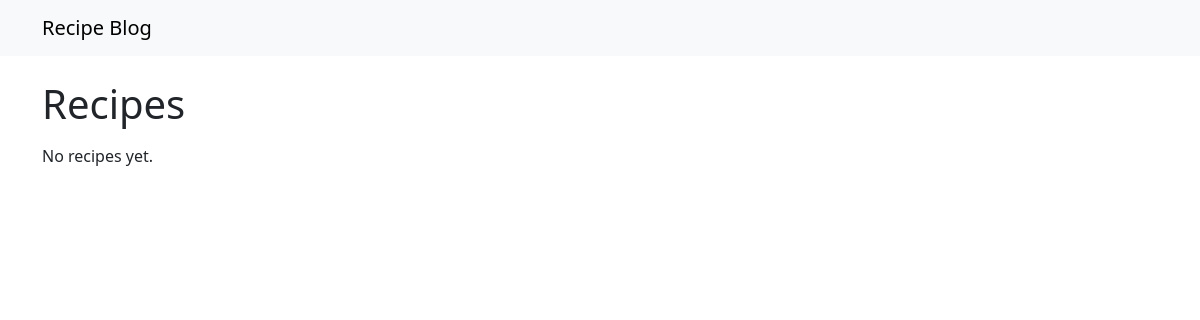
Before: / with the older database file.
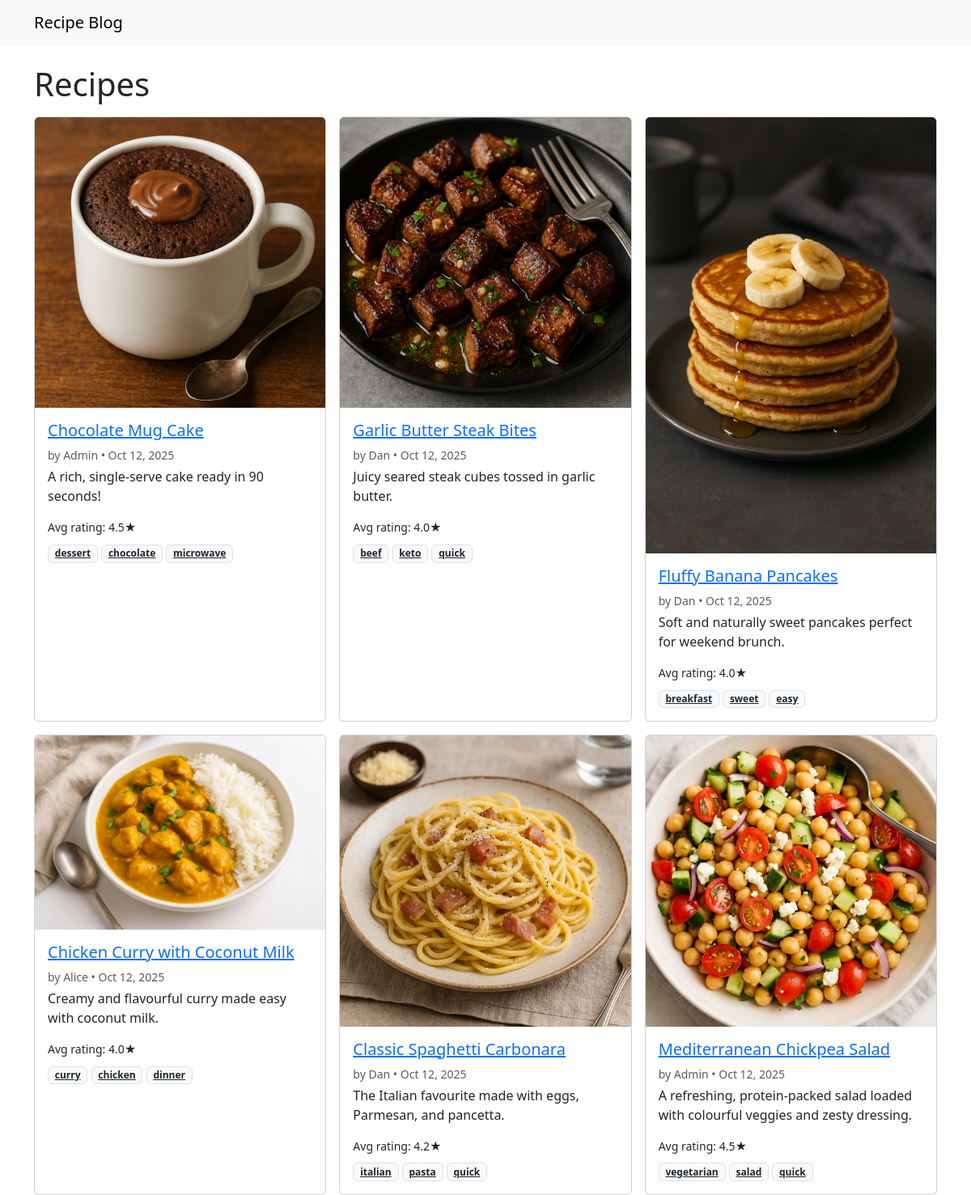
After: the same page with the newer database file.
### recipes/models.py (models this page shows, shortened)
class Recipe(models.Model):
    author = models.ForeignKey(User, on_delete=models.CASCADE, related_name="recipes")
    title = models.CharField(max_length=200)
    slug = models.SlugField(max_length=220, unique=True)
    excerpt = models.TextField(max_length=300, blank=True)
    description = models.TextField()
    ingredients = models.TextField(help_text="One per line")
    steps = models.TextField(help_text="One step per line")
    tags = models.CharField(max_length=250, blank=True, help_text="Comma-separated tags")
    prep_minutes = models.PositiveIntegerField(default=0)
    cook_minutes = models.PositiveIntegerField(default=0)
    servings = models.PositiveIntegerField(default=1)
    image = models.ImageField(upload_to="recipes/", blank=True, null=True)
    status = models.CharField(max_length=10, choices=STATUS_CHOICES, default="draft")
    created_at = models.DateTimeField(auto_now_add=True)
    updated_at = models.DateTimeField(auto_now=True)
    class Meta:
        ordering = ["-created_at"]
    def tag_list(self) -> list[str]:
        return [t.strip() for t in self.tags.split(",") if t.strip()]
    @property
    def average_rating(self) -> float:
        agg = self.ratings.aggregate(models.Avg("stars"))
        return round(agg["stars__avg"] or 0, 1)

### recipes/views.py (the view, shortened to what this page needs)
# urls.py: path("", views.RecipeListView.as_view(), name="recipe_list"),
class RecipeListView(ListView):
    model = Recipe
    template_name = "recipes/recipe_list.html"
    context_object_name = "recipes"
    paginate_by = 9
    def get_queryset(self):
        qs = Recipe.objects.filter(status="published")
        q = self.request.GET.get("q")
        tag = self.request.GET.get("tag")
        if tag:
            qs = qs.filter(tags__icontains=tag)
        return qs

### recipes/templates/recipes/recipe_list.html (shortened to what this page needs)
{% extends "base.html" %}
{% block content %}
<h1 class="mb-3">Recipes</h1>
<div class="row g-3">
  {% for r in recipes %}
  <div class="col-md-4">
    <div class="card h-100">
      {% if r.image %}<img src="{{ r.image.url }}" class="card-img-top" alt="{{ r.title }}">{% endif %}
      <div class="card-body">
        <h5 class="card-title"><a href="{% url 'recipe_detail' r.slug %}">{{ r.title }}</a></h5>
        <p class="text-muted small mb-1">by {{ r.author.username }} • {{ r.created_at|date:"M d, Y" }}</p>
        {% if r.excerpt %}<p class="card-text">{{ r.excerpt }}</p>{% endif %}
        {% if r.average_rating %}<div class="small">Avg rating: {{ r.average_rating }}★</div>{% endif %}
        <div class="mt-2">
          {% for t in r.tag_list %}
            <a class="badge bg-light text-dark border" href="?tag={{ t|urlencode }}">{{ t }}</a>
          {% endfor %}
        </div>
      </div>
    </div>
  </div>
  {% empty %}
    <p>No recipes yet.</p>
  {% endfor %}
</div>
{% endblock %}

### templates/base.html (shortened to what this page needs)
{% load static %}
<!doctype html>
<html lang="en">
<head>
  <link href="https://cdn.jsdelivr.net/npm/bootstrap@5.3.3/dist/css/bootstrap.min.css" rel="stylesheet">
  <link rel="stylesheet" href="{% static 'site.css' %}">
</head>
<body>
<nav class="navbar navbar-expand-lg navbar-light bg-light mb-4">
  <div class="container">
    <a class="navbar-brand" href="#">Recipe Blog</a>
  </div>
</nav>
<div class="container">
  {% block content %}{% endblock %}
</div>
</body>
</html>

### static/site.css (style rules this page uses)
img { max-width: 100%; height: auto; }

Changed rows visible on the page:
added Recipe: image (picture), title "Chocolate Mug Cake", author.username "Admin", created_at "Oct 12, 2025", excerpt "A rich, single-serve cake ready in 90 seconds!", average_rating "4.5", tag_list "dessert" "chocolate" "microwave"
added Recipe: image (picture), title "Garlic Butter Steak Bites", author.username "Dan", created_at "Oct 12, 2025", excerpt "Juicy seared steak cubes tossed in garlic butter.", average_rating "4.0", tag_list "beef" "keto" "quick"
added Recipe: image (picture), title "Fluffy Banana Pancakes", author.username "Dan", created_at "Oct 12, 2025", excerpt "Soft and naturally sweet pancakes perfect for weekend brunch.", average_rating "4.0", tag_list "breakfast" "sweet" "easy"
added Recipe: image (picture), title "Chicken Curry with Coconut Milk", author.username "Alice", created_at "Oct 12, 2025", excerpt "Creamy and flavourful curry made easy with coconut milk.", average_rating "4.0", tag_list "curry" "chicken" "dinner"
added Recipe: image (picture), title "Classic Spaghetti Carbonara", author.username "Dan", created_at "Oct 12, 2025", excerpt "The Italian favourite made with eggs, Parmesan, and pancetta.", average_rating "4.2", tag_list "italian" "pasta" "quick"
added Recipe: image (picture), title "Mediterranean Chickpea Salad", author.username "Admin", created_at "Oct 12, 2025", excerpt "A refreshing, protein-packed salad loaded with colourful veggies and zesty dressing.", average_rating "4.5", tag_list "vegetarian" "salad" "quick"
Other visible differences:
text no longer shown: "No recipes yet."
